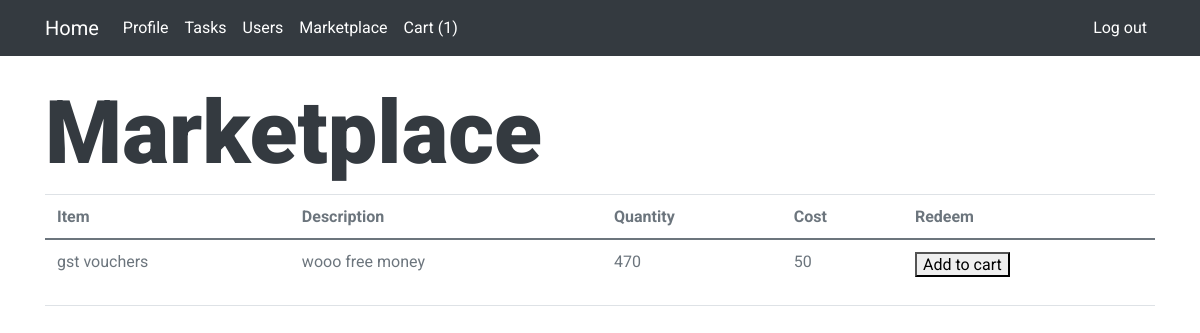
The page /main/marketplace (signed in) on the database as committed earlier.
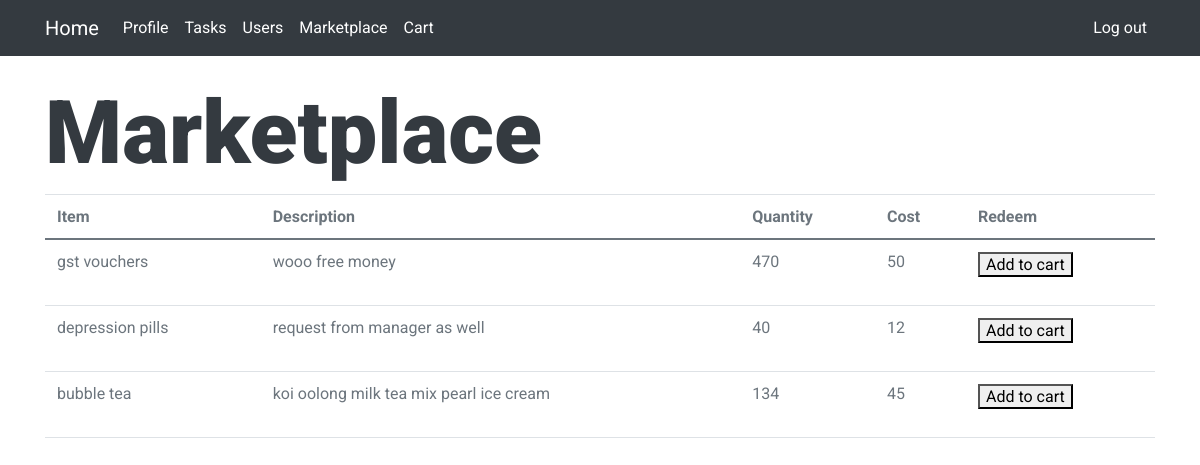
The same page on the database as committed later.
### main/models.py (models this page shows, shortened)
class Reward(models.Model):
    name = models.CharField(max_length = 64)
    description = models.TextField("Description", max_length=600, default='', blank=True)
    quantity = models.IntegerField()
    cost = models.IntegerField()

### main/views.py (the view)
# urls.py: path('marketplace', views.marketplace, name="marketplace"),
@login_required(login_url='/main/login')
def marketplace(request):
    redeemed = Reward.objects.filter(quantity = 0)
    return render(request, 'main/marketplace.html', {
        "listings": Reward.objects.all(),
        "redeemed": redeemed
    })

### main/context_processor.py (called while the page is built)
def cart_count(request):
    try:
        current_user = CustomUser.objects.get(user=request.user)
        cart_count = Cart.objects.filter(user=current_user).count()
        return {
            'cart_count' : cart_count
        }
    except TypeError:
        return []

### main/templates/main/marketplace.html (shortened to what this page needs)
{% extends "main/layout.html" %}
{% block body %}
    <div class="container">
        <h1 class="display-2">Marketplace</h1>
        <table class="table">
          <thead>
            <tr>
              <th scope="col">Item</th>
              <th scope="col">Description</th>
              <th scope="col">Quantity</th>
              <th scope="col">Cost</th>
              <th scope="col">Redeem</th>
            </tr>
          </thead>
          <tbody>
            {% for listing in listings %}
            <tr>
              <td scope="row">{{ listing.name }}</th>
              <td>{{ listing.description }}</td>
              <td>{{ listing.quantity }}</td>
              <td>{{ listing.cost }}</td>
              <td>
                <form action="{% url 'main:add_to_cart' %}" method="post">
                  <button value='{{ listing.id }}' name='listing_id' type='submit'>Add to cart</button>
                </form>
              </td>
            </tr>
            {% endfor %}
          </tbody>
        </table>
    </div>
{% endblock %}

### main/templates/main/layout.html (shortened to what this page needs)
{% load static %}
<!DOCTYPE = html>
<html language = "en">
    <head>
        <link href="https://cdnjs.cloudflare.com/ajax/libs/font-awesome/5.10.0/css/all.min.css" rel="stylesheet">
        <link href="{% static 'profile/lib/owlcarousel/assets/owl.carousel.min.css' %}" rel="stylesheet">
        <link href="{% static 'profile/lib/lightbox/css/lightbox.min.css' %}" rel="stylesheet">
        <link href="https://cdn.jsdelivr.net/npm/bootstrap@5.0.2/dist/css/bootstrap.min.css" rel="stylesheet"
>
        <link href="{% static 'styles.css' %}" rel="stylesheet">
        <link href="{% static 'profile/css/style.css' %}" rel="stylesheet">
    </head>
    <body data-spy="scroll" data-target=".navbar" data-offset="51">
        <div class="container-xxl">
            <nav class="navbar navbar-expand-lg navbar-dark bg-dark fixed-top">
                <div class="container-xl" margin-top=0px>
                    <a class="navbar-brand" href="{% url 'main:index' %}">Home</a>
                    <nav class="collapse navbar-collapse" id="navbarSupportedContent">
                        <ul class="navbar-nav me-auto mb-2 mb-lg-0">
                            <li class="nav-item">
                                <a class="nav-link active" aria-current="page" href="{% url 'main:profile' %}">Profile</a>
                            </li>
                            <li class="nav-item">
                                <a class="nav-link active" aria-current="page" href="{% url 'main:tasks' %}">Tasks</a>
                            </li>
                            <li class="nav-item">
                                <a class="nav-link active" aria-current="page" href="{% url 'main:users' %}">Users</a>
                            </li>
                            <li class="nav-item">
                                <a class="nav-link active" aria-current="page"
                                    href="{% url 'main:marketplace' %}">Marketplace</a>
                            </li>
                            <li class="nav-item">
                                <a class="nav-link active" aria-current="page" href="{% url 'main:view_cart' %}">
                                    Cart {% if cart_count > 0 %} ({{cart_count}}) {% endif %}
                                </a>
                            </li>
                        </ul>
                    </nav>
                    <div class="float-right">
                        <ul class="navbar-nav me-auto mb-2 mb-lg-0">
                            <li class="nav-item">
                                <a href="{% url 'main:logout' %}" class="nav-link active">Log out</a>
                            </li>
                        </ul>
                    </div>
                </div>
            </nav>
        </div class>
        <div class = "container-xxl body-container">
            {% block body%}
            {% endblock %}
        </div class>
    </body>
</html>

### main/static/styles.css (style rules this page uses)
body { font-family: var(--bs-font-sans-serif); background-color: #f7f7f7; color: #000000; }
.body-container { margin-top: 5rem !important; margin-bottom: 1.5rem !important; }

Rows that differ between the two databases and show on the page:
added Reward: name "depression pills", description "request from manager as well", quantity "40", cost "12", {{ listing.id }} 2 (drawn)
added Reward: name "bubble tea", description "koi oolong milk tea mix pearl ice cream", quantity "134", cost "45", {{ listing.id }} 3 (drawn)
Other text that changed with them:
{{ cart_count }}: "1" → (not shown)
